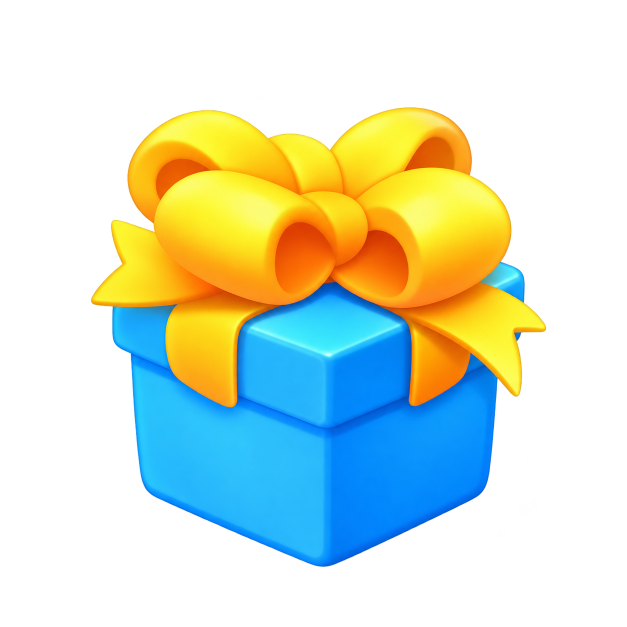
#> input picture ui_src/provided/gift.png, 1254 x 1254 px, given in place of logo.png, which was not available (shown at 1/2 size)
$ python build_ui_art.py provided/gift.png
#> lines starting #> are read from the running program, lines starting #| are printed output that depends on the picture; after the words box and inside, x2 and y2 are one past the last pixel; in counts of white or black regions, pixels touching at a corner belong together
#!/usr/bin/env python3
"""Génère tous les éléments d'interface AxMob (phase 6) dans assets/ui/.

 1. Nettoie / recadre / redimensionne les éléments FOURNIS (logo, icône, bannières, pièce, étoile,
    trophée, cadeau) : ui_src/provided/ -> assets/ui/.
 2. Dessine les éléments supplémentaires dans le MÊME style (ui_src/candy.py) : boutons, panneaux,
    barres, interrupteurs, curseurs, joystick, icônes.
Déterministe. Usage : python3 ui_src/build_ui_art.py [--only icons|buttons|panels|bars|misc|provided]
"""
import math
import os
import sys

import numpy as np
from PIL import Image, ImageDraw, ImageFilter

sys.path.insert(0, os.path.dirname(os.path.abspath(__file__)))
import candy
from candy import (SS, Layer, canvas, draw_on, ellipse, hexc, line, polygon, rrect,  # noqa: E402
                   smooth, to_mask)

ROOT = os.path.abspath(os.path.join(os.path.dirname(__file__), ".."))
PROVIDED = os.path.join(ROOT, "ui_src", "provided")
OUT = os.path.join(ROOT, "assets", "ui")


def out(*parts):
    p = os.path.join(OUT, *parts)
    os.makedirs(os.path.dirname(p), exist_ok=True)
    return p


# ------------------------------------------------------------------------------------------
# 1. Éléments fournis
# ------------------------------------------------------------------------------------------
def clean(im, threshold=10):
    """Alpha < seuil -> 0 (franges quasi invisibles), puis recadrage sur le contenu."""
    im = im.convert("RGBA")
    a = np.asarray(im).copy()
    a[a[..., 3] < threshold] = 0
    im = Image.fromarray(a, "RGBA")
    box = im.getchannel("A").getbbox()
    return im.crop(box) if box else im


def fit(im, width=None, height=None):
    w, h = im.size
    if width:
        height = round(h * width / w)
    else:
        width = round(w * height / h)
    return im.resize((width, height), Image.LANCZOS)


def hue_shift(im, degrees, sat=1.0, val=1.0):
    """Décale la teinte d'une image RGBA (alpha conservé) : recolore les éléments fournis."""
    rgba = im.convert("RGBA")
    a = rgba.getchannel("A")
    hsv = np.asarray(rgba.convert("RGB").convert("HSV")).astype(np.float32)
    hsv[..., 0] = (hsv[..., 0] + degrees / 360.0 * 255.0) % 255.0
    hsv[..., 1] = np.clip(hsv[..., 1] * sat, 0, 255)
    hsv[..., 2] = np.clip(hsv[..., 2] * val, 0, 255)
    out_rgb = Image.fromarray(hsv.astype(np.uint8), "HSV").convert("RGB")
    out_rgb.putalpha(a)
    return out_rgb


def provided():
    def p(name):
        return os.path.join(PROVIDED, name)

    fit(clean(Image.open(p("logo.png"))), width=900).save(out("brand", "logo.png"), optimize=True)
    for c in ("blue", "red", "yellow"):
        banner = fit(clean(Image.open(p(f"{c}_banner.png"))), width=1024)
        if c == "blue":
            banner = hue_shift(banner, 38.0, 0.48, 0.88)  # bleu ciel -> pierre violette du socle du logo
        banner.save(out("brand", f"banner_{c}.png"), optimize=True)
    for n in ("coin", "star", "trophy", "gift"):
        fit(clean(Image.open(p(f"{n}.png"))), height=320).save(out("icons", f"{n}.png"), optimize=True)
        fit(clean(Image.open(p(f"{n}.png"))), height=112).save(out("icons", f"{n}_s.png"), optimize=True)
    # icône de l'application : carrée, plein cadre
    ic = Image.open(p("app_icon.jpg")).convert("RGB")
    ic.resize((512, 512), Image.LANCZOS).save(out("brand", "app_icon.png"), optimize=True)
    ic.resize((192, 192), Image.LANCZOS).save(out("brand", "app_icon_192.png"), optimize=True)
    # icône adaptative Android : avant-plan = icône à ~70 % (zone de sécurité) aux coins arrondis,
    # arrière-plan = la même image étirée et floutée (prolongement naturel du ciel).
    bg = ic.resize((432, 432), Image.LANCZOS).filter(ImageFilter.GaussianBlur(36))
    bg.save(out("brand", "adaptive_background.png"), optimize=True)
    size = 312
    fg_icon = ic.resize((size, size), Image.LANCZOS).convert("RGBA")
    m = Image.new("L", (size * 4, size * 4), 0)
    ImageDraw.Draw(m).rounded_rectangle([0, 0, size * 4 - 1, size * 4 - 1], radius=size * 4 // 5, fill=255)
    fg_icon.putalpha(m.resize((size, size), Image.LANCZOS))
    fg = Image.new("RGBA", (432, 432), (0, 0, 0, 0))
    fg.alpha_composite(fg_icon, ((432 - size) // 2, (432 - size) // 2))
    fg.save(out("brand", "adaptive_foreground.png"), optimize=True)
    # démarrage Android : page blanche (icône de démarrage totalement transparente)
    Image.new("RGBA", (432, 432), (0, 0, 0, 0)).save(out("brand", "splash_blank.png"))


# ------------------------------------------------------------------------------------------
# 2. Boutons, panneaux, barres
# ------------------------------------------------------------------------------------------
# Palette de l'interface tirée du LOGO : or / orange / rouge des lettres et du ruban, pierre violette
# du socle, bleu clair de la lueur des haches, crème. Contour brun très sombre comme sur le logo.
INK = "#2E1712"
BTN = {  # (haut, bas, lèvre)
    "gold": ("#FFE24D", "#FFA81C", "#C25A0B"),
    "orange": ("#FFA24A", "#F0601F", "#A9300F"),
    "red": ("#FF6B55", "#E0302B", "#8C1820"),
    "blue": ("#5CD0FF", "#2A86EE", "#1A4DA8"),
    "green": ("#C2EE5A", "#58BE3E", "#2E7F2F"),
    "purple": ("#B9A4FF", "#7A5CE0", "#44309A"),
    "stone": ("#A7A3D6", "#6A66A6", "#3E3A70"),
    "grey": ("#E4E2EE", "#AFAAC4", "#7E7A98"),
}
BTN["yellow"] = BTN["gold"]  # ancien nom, conservé pour les écrans non migrés
candy.DEFAULT_OUTLINE = (5, INK)


# [187 lines left out: functions button, round_button, panel, plate, tube, fill and 3 more, not called in this run]


# ------------------------------------------------------------------------------------------
# 4. Icônes (grille 192 x 192)
# ------------------------------------------------------------------------------------------
IC = 192


# [240 lines left out: functions glyph, colored, rot, arc_ring, axe_parts, icons, not called in this run]


def main():
    only = sys.argv[sys.argv.index("--only") + 1] if "--only" in sys.argv else "all"
    if only in ("all", "provided"):
        provided()
#> in clean, im is the input picture: PIL image 1254x1254 RGBA; mean R, G, B, A 57.5, 69.9, 51.1, 97.9
#> in clean, `a[a[..., 3] < threshold] = 0`: a: shape (1254, 1254, 4); 0.85% of pixels changed, all inside (x1, y1, x2, y2) = (0, 5, 1232, 1206)
#> in clean, `box = im.getchannel("A").getbbox()`: box = (181, 214, 1093, 1134)
#> in clean, `return im.crop(box) if box else im`:
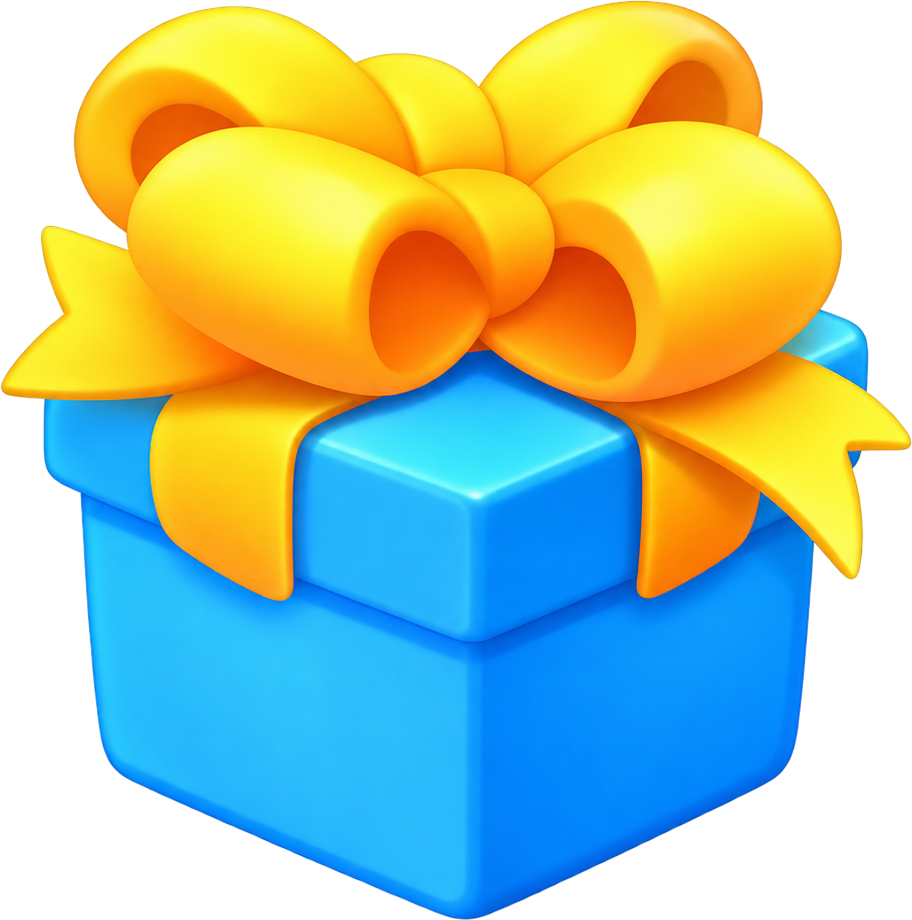
#> returned value: PIL image 912x920 RGBA; mean R, G, B, A 106.2, 128.9, 94.3, 183.5; transparent parts drawn white
#> in fit, `w, h = im.size`: w = 912; h = 920
#> in fit, `height = round(h * width / w)`: height = 908
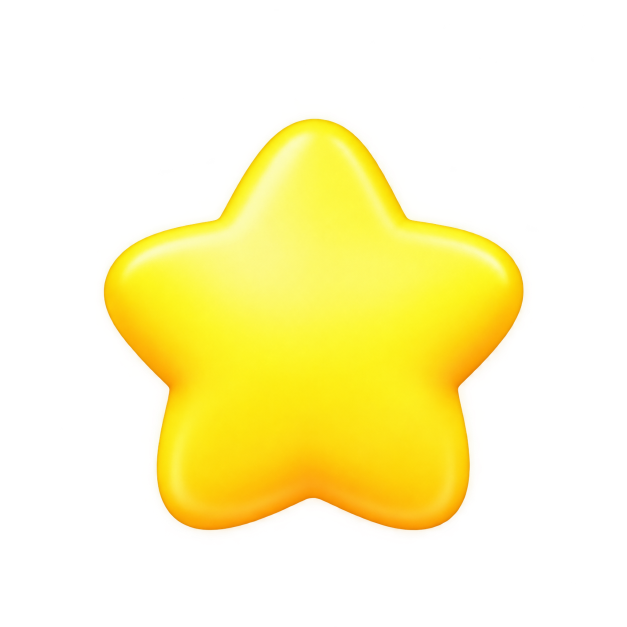
#> input picture ui_src/provided/star.png, 1254 x 1254 px, given in place of blue_banner.png, which was not available (shown at 1/2 size)
#> call 2 of clean, with threshold = 10
#> in clean, im is the input picture: PIL image 1254x1254 RGBA; mean R, G, B, A 85.1, 76.2, 14.7, 74
#> in clean (call 2), `a[a[..., 3] < threshold] = 0`:
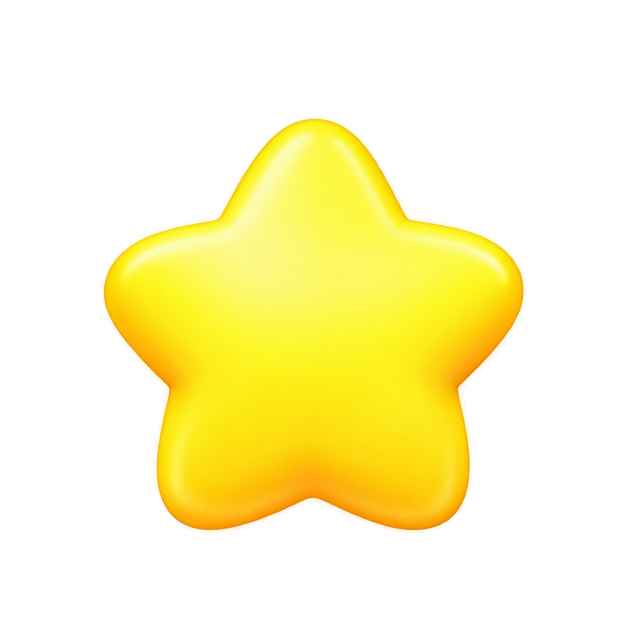
#> a: shape (1254, 1254, 4) (shown at 1/2 size); 3.84% of pixels changed, all inside (x1, y1, x2, y2) = (0, 9, 1236, 1254); transparent parts drawn white
#> in clean (call 2), `box = im.getchannel("A").getbbox()`: box = (202, 231, 1055, 1070)
#> in clean (call 2), `return im.crop(box) if box else im`:
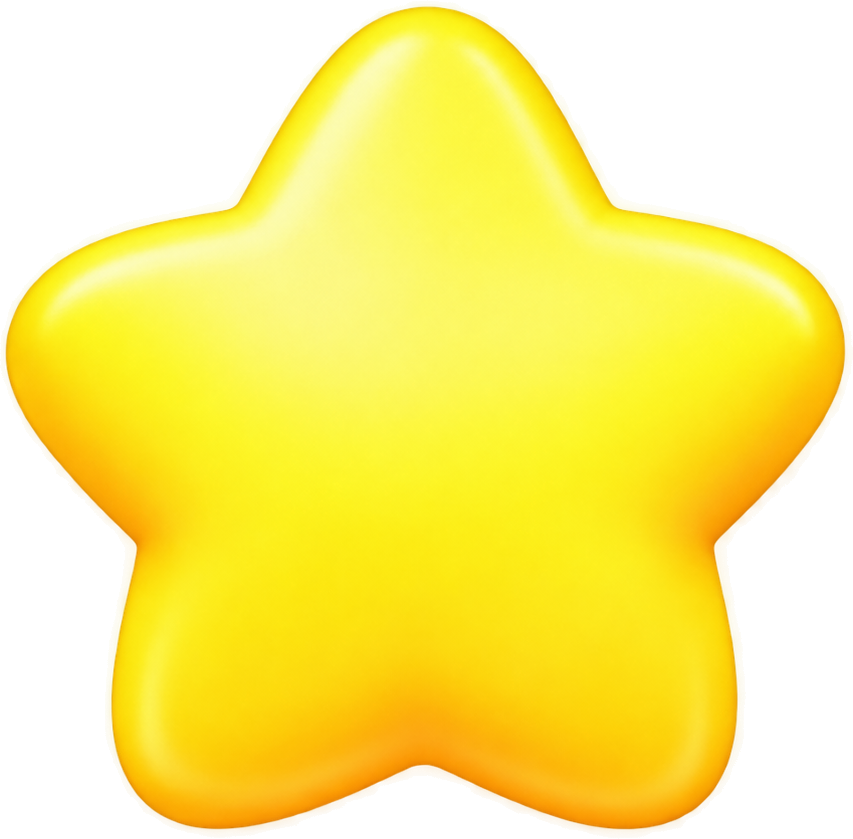
#> returned value: PIL image 853x839 RGBA; mean R, G, B, A 167.9, 152, 31.2, 162.5; transparent parts drawn white
#> in hue_shift, `a = rgba.getchannel("A")`:
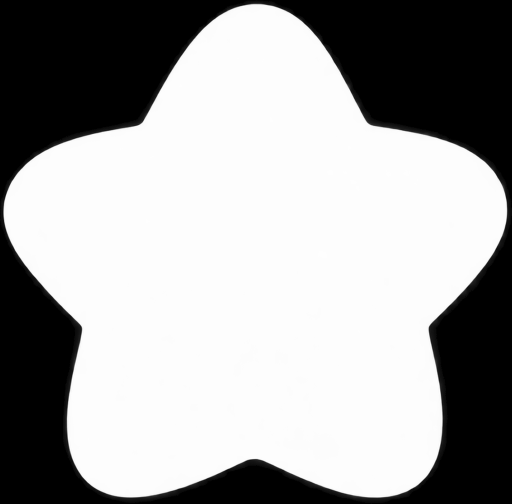
#> a: PIL image 1024x1007 L (shown at 1/2 size); min 0, max 255, mean 162.5
#> in hue_shift, `hsv[..., 2] = np.clip(hsv[..., 2] * val, 0, 255)`:
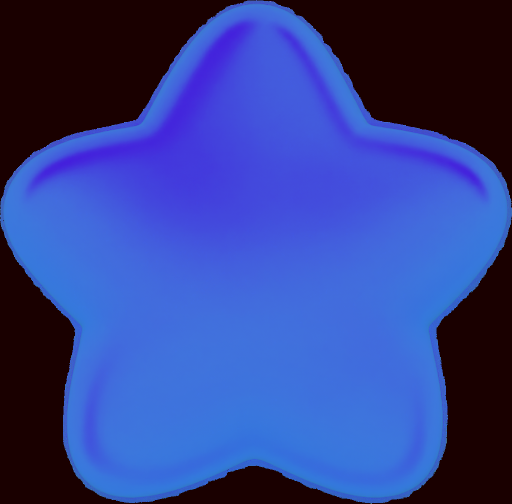
#> hsv: shape (1007, 1024, 3) float32 (shown at 1/2 size); mean R, G, B 52, 66.7, 148.3
#> in hue_shift, `out_rgb.putalpha(a)`:
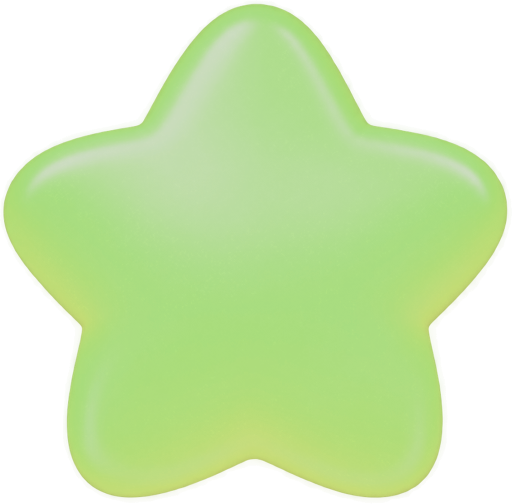
#> out_rgb: PIL image 1024x1007 RGBA (shown at 1/2 size); mean R, G, B, A 119.5, 147.1, 90, 162.5; transparent parts drawn white
    if only in ("all", "buttons", "panels", "bars"):
        widgets()
    if only in ("all", "misc"):
        misc()
    if only in ("all", "icons"):
        icons()
    print("[ui_art] ok ->", OUT)


if __name__ == "__main__":
#> (the run stopped early here; a loop or call above may not have finished)
